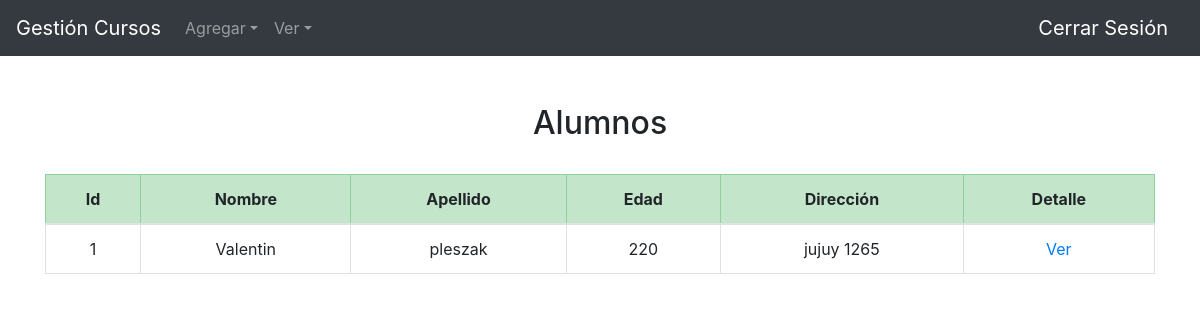
The page /gestion/alumno/ on the database as committed earlier.
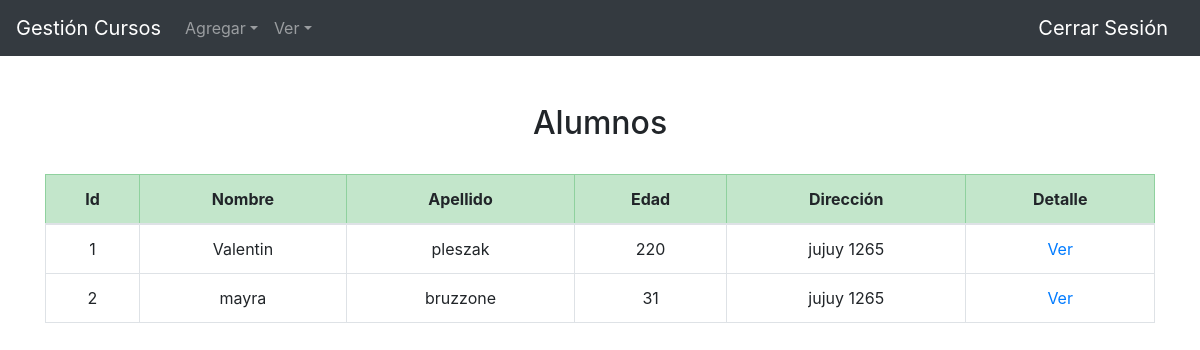
The same page on the database as committed later.
### gestion/models.py (models this page shows, shortened)
class Alumno(models.Model):
    nombre = models.CharField(max_length=32)
    apellido = models.CharField(max_length=32)
    fecha_nac = models.DateField(auto_now_add=False, auto_now= False)
    edad = models.IntegerField()
    direccion = models.CharField(max_length=64)
    observaciones = models.CharField(max_length=512, blank=True)
    curso = models.ManyToManyField(Curso)

### gestion/views.py (the view)
# urls.py: path('alumno/', views.ver_alumnos, name='ver_alumnos'),
def ver_alumnos(request):
    if len(Alumno.objects.all()) > 0:
        data = Alumno.objects.all()
    else:
        data = None
    return render(request, 'gestion/ver_alumno.html',{
        'data': data,
        })

### gestion/templates/gestion/ver_alumno.html (shortened to what this page needs)
{% extends "gestion/new_layout.html" %}
{% block body %}
<br>
{% if data %}
    <h2><center>Alumnos</center></h2>
    <br>
    <div class="table-responsive">
        <table class="table table-bordered table-hover">
            <thead>
                <tr class="table-success">
                    <th scope="col"><center>Id</center></th>
                    <th scope="col"><center>Nombre</center></th>
                    <th scope="col"><center>Apellido</center></th>
                    <th scope="col"><center>Edad</center></th>
                    <th scope="col"><center>Dirección</center></th>
                    <th scope="col"><center>Detalle</center></th>
                </tr>
            </thead>
            <tbody>
            {% for alumno in data %}
                <tr>
                    <td><center>{{alumno.id}}</center></td>
                    <td><center>{{alumno.nombre}}</center></td>
                    <td><center>{{alumno.apellido}}</center></td>
                    <td><center>{{alumno.edad}}</center></td>
                    <td><center>{{alumno.direccion}}</center></td>
                    <td><center><a href={% url 'gestion:detalle_alumno' alumno.id %}>Ver</a></center></td>
                </tr>
            {% endfor %}
            </tbody>
        </table>
    </div>
{% else %}
    <h2><center>No hay Alumnos</center></h2>
    <br>
{% endif %}
{% endblock %}

Rows that differ between the two databases and show on the page:
added Alumno: id "2", nombre "mayra", apellido "bruzzone", edad "31", direccion "jujuy 1265"
